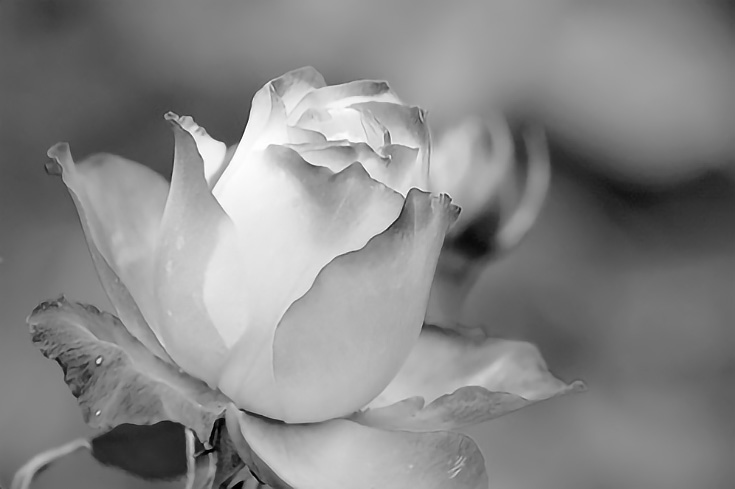
#> input picture black and white image - Google Search.png, 735 x 489 px
$ python img_thresholding.py
#> lines starting #> are read from the running program, lines starting #| are printed output that depends on the picture; after the words box and inside, x2 and y2 are one past the last pixel; in counts of white or black regions, pixels touching at a corner belong together
import cv2
import numpy as np
from matplotlib import pyplot as plt

# In THRESHOLDING image shd be in grayscale image
# Thresholding is a technique in OpenCV, which is the assignment of
# pixel values in relation to the threshold value provided.

# In thresholding, each pixel value is compared with the threshold value.
# If the pixel value is smaller than the threshold, it is set to 0, otherwise,
# it is set to a maximum value (generally 255).


# if u want to know how methods are working then first apply on gradient image.
# u will understand the difference through that.
img = cv2.imread('black and white image - Google Search.png', 0)
#> img is the input picture: shape (489, 735); min 0, max 255, mean 134.8
# thresholding technique
# going to define two variables becoz the result of thresholding gives two result
# one is ret value and other is threshold add value of an image
_, th1 = cv2.threshold(img, 127, 255, cv2.THRESH_BINARY)
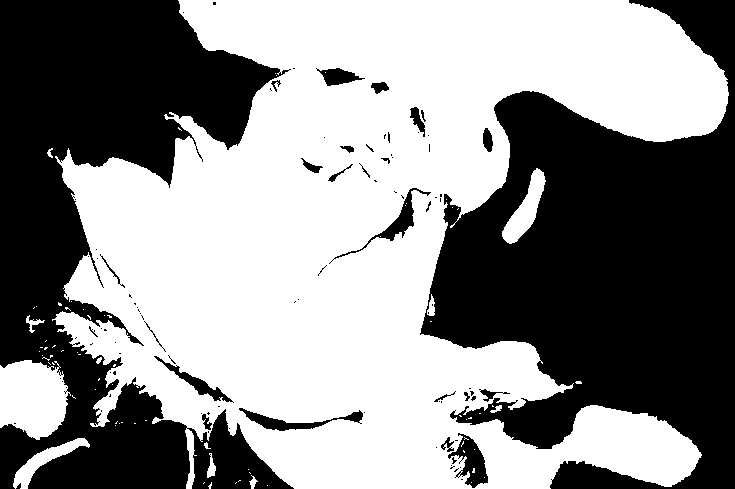
#> th1: shape (489, 735); 55.2% white; 95 black regions (69 under 20 px), largest, box (x1, y1, x2, y2) and area: (420, 0, 735, 489) 85294, (0, 0, 294, 489) 70535, (448, 433, 488, 488) 994
_, th2 = cv2.threshold(img, 127, 255, cv2.THRESH_BINARY_INV)
_, th3 = cv2.threshold(img, 127, 255, cv2.THRESH_OTSU)
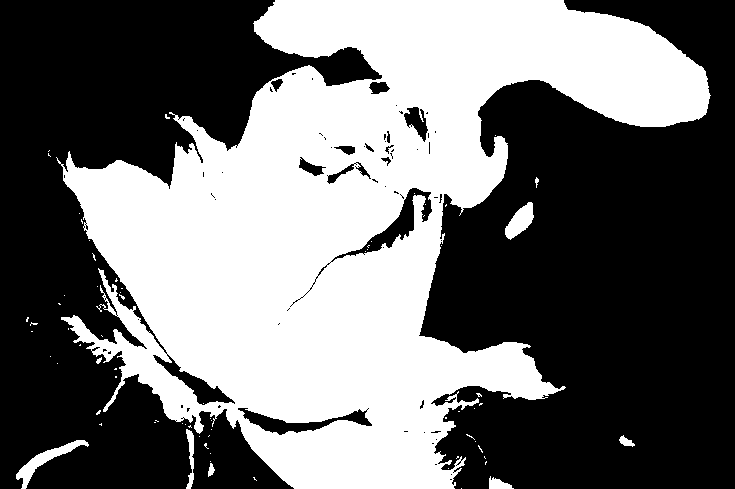
#> th3: shape (489, 735); 43.8% white; 73 white regions (64 under 20 px), largest, box (x1, y1, x2, y2) and area: (56, 0, 711, 489) 155071, (16, 440, 89, 489) 779, (505, 202, 534, 240) 590
_, th4 = cv2.threshold(img, 127, 255, cv2.THRESH_TRUNC)
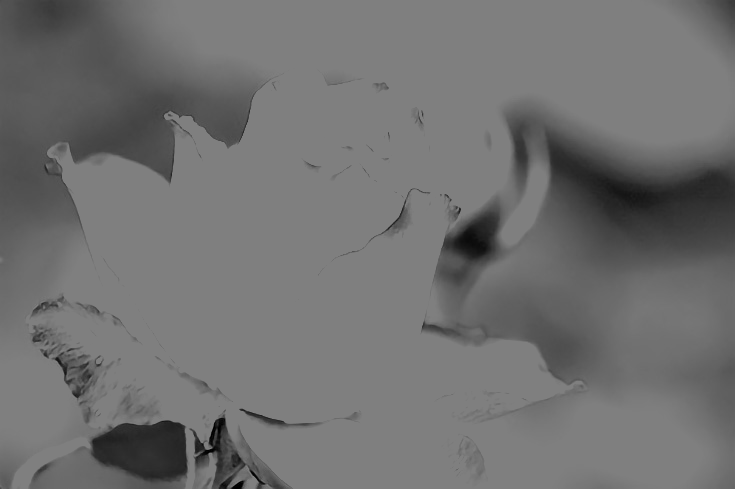
#> th4: shape (489, 735); min 0, max 127, mean 112.5
_, th5 = cv2.threshold(img, 127, 255, cv2.THRESH_TOZERO)
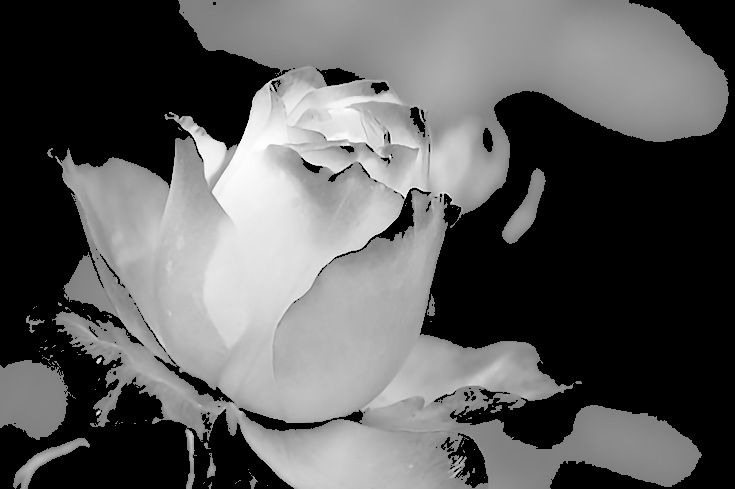
#> th5: shape (489, 735); min 0, max 255, mean 92.3

cv2.imshow('image', img)
cv2.imshow('th1', th1)
cv2.imshow('th2', th2)
cv2.imshow('th3', th3)
cv2.imshow('th4', th4)
cv2.imshow('th5', th5)

# [9 lines of commented-out code are left out]

cv2.waitKey(0)
cv2.destroyAllWindows()

$ run again, with balls images - Google Search.png copied over black and white image - Google Search.png
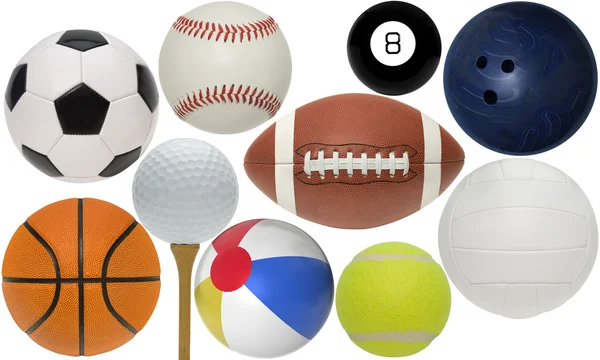
#> input picture balls images - Google Search.png, 600 x 360 px
#> `_, th1 = cv2.threshold(img, 127, 255, cv2.THRESH_BINARY)`:
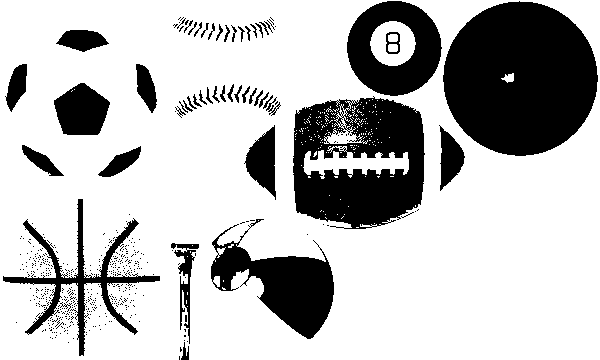
#> th1: shape (360, 600); 73.9% white; 508 black regions (461 under 20 px), largest, box (x1, y1, x2, y2) and area: (443, 1, 598, 156) 18607, (293, 96, 425, 229) 12357, (211, 219, 334, 339) 6160
#> th3: shape (360, 600); 65.1% white; 55 black regions (15 under 20 px), largest, box (x1, y1, x2, y2) and area: (443, 1, 598, 156) 18767, (2, 198, 160, 356) 17941, (293, 94, 430, 229) 14306
#> `_, th5 = cv2.threshold(img, 127, 255, cv2.THRESH_TOZERO)`:
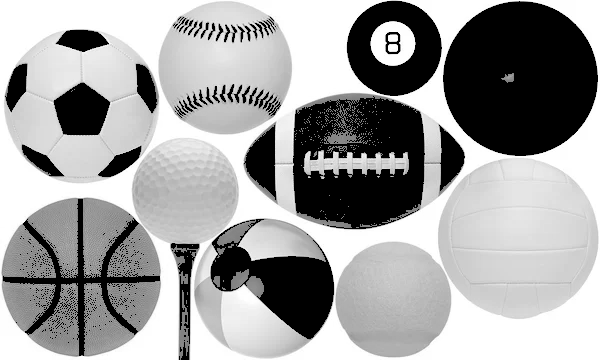
#> th5: shape (360, 600); min 0, max 255, mean 159.7

$ run again, with gradient.png copied over black and white image - Google Search.png
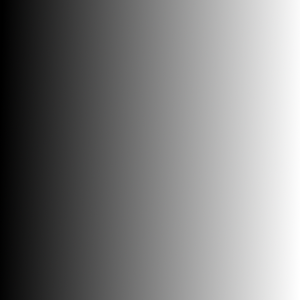
#> input picture gradient.png, 300 x 300 px
#> `_, th1 = cv2.threshold(img, 127, 255, cv2.THRESH_BINARY)`:
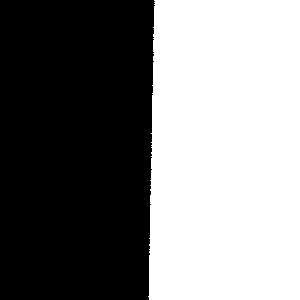
#> th1: shape (300, 300); 49.5% white; 1 white region, box (x1, y1, x2, y2) and area: (148, 0, 300, 300) 44573
#> th3: shape (300, 300); 49.9% white; 1 white region, box (x1, y1, x2, y2) and area: (147, 0, 300, 300) 44941
#> `_, th5 = cv2.threshold(img, 127, 255, cv2.THRESH_TOZERO)`:
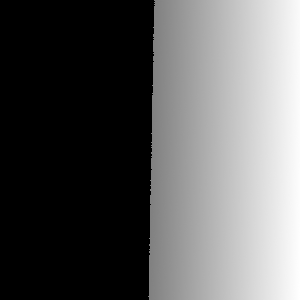
#> th5: shape (300, 300); min 0, max 255, mean 94.1
